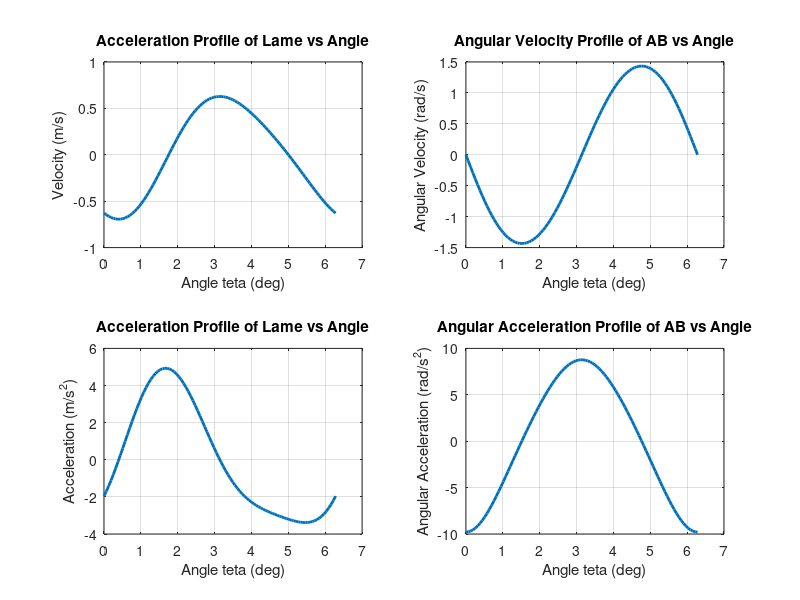

This figure's MATLAB source:
OB = 0.1;
AB = 0.45;
omegaOB = 60 / 60 * 2*pi;
teta = linspace(0, 2*pi, 100);
beta = asin((OB * (1 + cos(teta))) / AB);

omegaAB = (-OB * omegaOB * sin(teta)) ./ (AB * cos(beta));
velLame = (-OB * omegaOB * cos(teta)) + (AB * omegaAB .* sin(beta));
alphaAB = (-OB * omegaOB^2 * cos(teta) + AB * omegaAB.^2 .* sin(beta)) ./ (AB * cos(beta));
accelLinLame = (OB * omegaOB^2 * sin(teta)) + (AB * omegaAB.^2 .* cos(beta)) + (AB * alphaAB .* sin(beta));

% Plot
figure;

% Blade speed subplot
subplot(2, 2, 1);
plot(teta, velLame, 'LineWidth', 2);
grid on;
xlabel('Angle teta (deg)');
ylabel('Velocity (m/s)');
title('Acceleration Profile of Lame vs Angle');

% Angular blade speed subplot
subplot(2, 2, 2);
plot(teta, omegaAB, 'LineWidth', 2);
grid on;
xlabel('Angle teta (deg)');
ylabel('Angular Velocity (rad/s)');
title('Angular Velocity Profile of AB vs Angle');

% Linear blade speed subplot
subplot(2, 2, 3);
plot(teta, accelLinLame, 'LineWidth', 2);
grid on;
xlabel('Angle teta (deg)');
ylabel('Acceleration (m/s^2)');
title('Acceleration Profile of Lame vs Angle');

% Angular blade speed subplot
subplot(2, 2, 4);
plot(teta, alphaAB, 'LineWidth', 2);
grid on;
xlabel('Angle teta (deg)');
ylabel('Angular Acceleration (rad/s^2)');
title('Angular Acceleration Profile of AB vs Angle');
